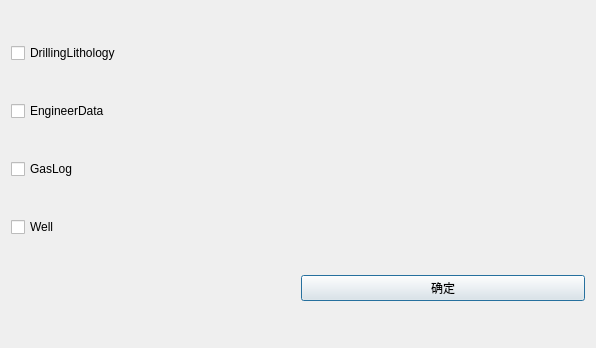
<?xml version="1.0" encoding="UTF-8"?>
<ui version="4.0">
 <class>UI_SELECT_TABLE</class>
 <widget class="QDialog" name="UI_SELECT_TABLE">
  <property name="geometry">
   <rect>
    <x>0</x>
    <y>0</y>
    <width>596</width>
    <height>348</height>
   </rect>
  </property>
  <property name="windowTitle">
   <string>Dialog</string>
  </property>
  <layout class="QGridLayout" name="gridLayout">
   <item row="0" column="0">
    <widget class="QCheckBox" name="C_DrillingLithology">
     <property name="text">
      <string>DrillingLithology</string>
     </property>
    </widget>
   </item>
   <item row="1" column="0">
    <widget class="QCheckBox" name="C_EngineerData">
     <property name="text">
      <string>EngineerData</string>
     </property>
    </widget>
   </item>
   <item row="2" column="0">
    <widget class="QCheckBox" name="C_GasLog">
     <property name="text">
      <string>GasLog</string>
     </property>
    </widget>
   </item>
   <item row="3" column="0">
    <widget class="QCheckBox" name="C_Well">
     <property name="text">
      <string>Well</string>
     </property>
    </widget>
   </item>
   <item row="4" column="1">
    <widget class="QPushButton" name="BUTTON_CONFIRM">
     <property name="text">
      <string>确定</string>
     </property>
    </widget>
   </item>
  </layout>
 </widget>
 <resources/>
 <connections/>
</ui>
